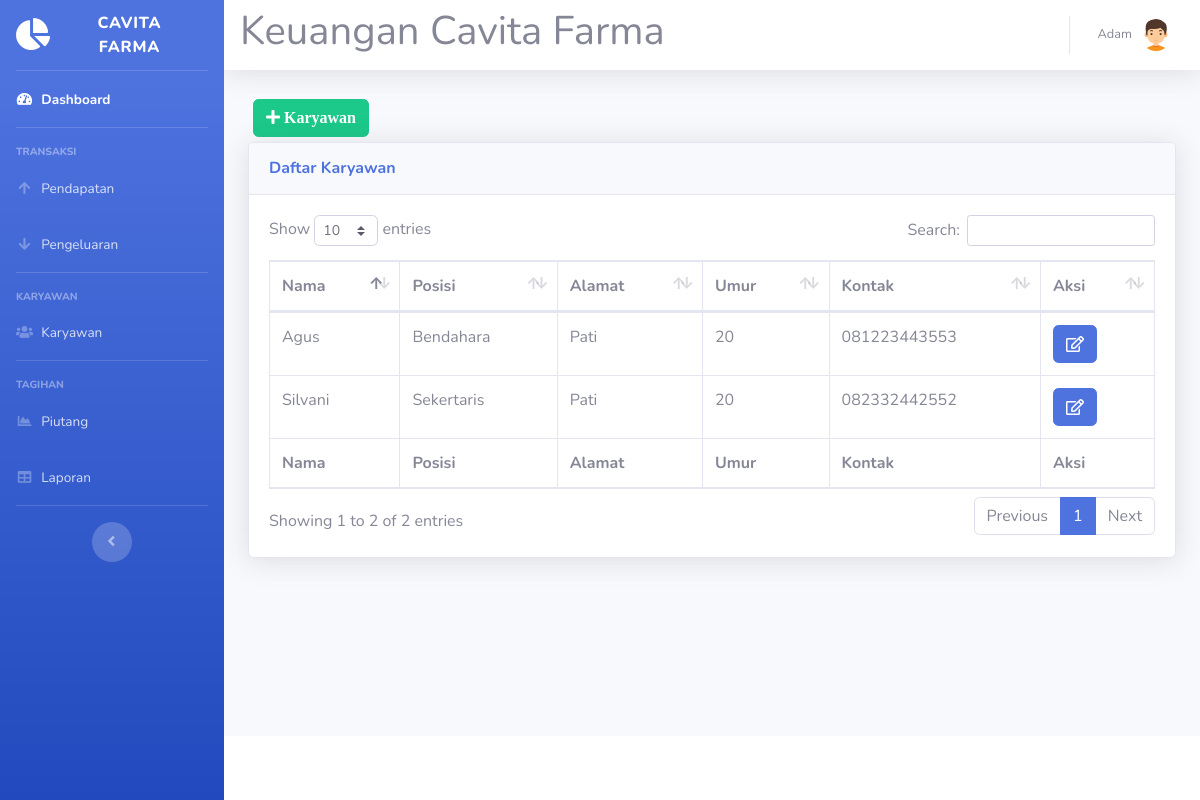
Screenshot of /karyawan.php (signed in) with the database file from the repository.
### tables this page shows
CREATE TABLE `karyawan` (
  `id_karyawan` int(11) NOT NULL,
  `nama` varchar(40) NOT NULL,
  `posisi` varchar(40) NOT NULL,
  `alamat` varchar(40) NOT NULL,
  `umur` int(11) NOT NULL,
  `kontak` varchar(40) NOT NULL
);

### karyawan.php (the view, shortened to what this page needs)
<!DOCTYPE html>
<html lang="en">
<head>
  <link href="vendor/fontawesome-free/css/all.min.css" rel="stylesheet" type="text/css">
  <link href="css/sb-admin-2.min.css" rel="stylesheet">
  <link href="vendor/datatables/dataTables.bootstrap4.min.css" rel="stylesheet">
</head>
<body id="page-top">
<?php require 'koneksi.php'; ?>
<?php require 'sidebar.php'; ?>
      <div id="content">
<?php require 'navbar.php'; ?>
        <div class="container-fluid">
<button type="button" class="btn btn-success" style="margin:5px" data-toggle="modal" data-target="#myModalTambah"><i class="fa fa-plus"> Karyawan</i></button><br>
          <div class="card shadow mb-4">
            <div class="card-header py-3">
              <h6 class="m-0 font-weight-bold text-primary">Daftar Karyawan</h6>
            </div>
            <div class="card-body">
              <div class="table-responsive">
                <table class="table table-bordered" id="dataTable" width="100%" cellspacing="0">
                  <thead>
                    <tr>
                      <th>Nama</th>
                      <th>Posisi</th>
                      <th>Alamat</th>
                      <th>Umur</th>
                      <th>Kontak</th>
                      <th>Aksi</th>
                    </tr>
                  </thead>
                  <tfoot>
                    <tr>
                      <th>Nama</th>
                      <th>Posisi</th>
                      <th>Alamat</th>
                      <th>Umur</th>
                      <th>Kontak</th>
                      <th>Aksi</th>
                    </tr>
                  </tfoot>
                  <tbody>
				  <?php
$query = mysqli_query($koneksi,"SELECT * FROM karyawan");
while ($data = mysqli_fetch_assoc($query))
{
?>
                    <tr>
                      <td><?=$data['nama']?></td>
                      <td><?=$data['posisi']?></td>
                      <td><?=$data['alamat']?></td>
                      <td><?=$data['umur']?></td>
                      <td><?=$data['kontak']?></td>
					  <td>
<a href="#" type="button" class=" fa fa-edit btn btn-primary btn-md" data-toggle="modal" data-target="#myModal<?php echo $data['id_karyawan']; ?>"></a>
</td>
</tr>
  </div>
<?php
}
?>
              </div>
            </div>
          </div>
        </div>
      </div>
<?php require 'footer.php'?>
</body>
</html>

### rows the page displays
karyawan: nama "Silvani", posisi "Sekertaris", alamat "Pati", umur "20", kontak "082332442552"
karyawan: nama "Agus", posisi "Bendahara", alamat "Pati", umur "20", kontak "081223443553"

### other values shown
$_SESSION['nama'] "Adam"
